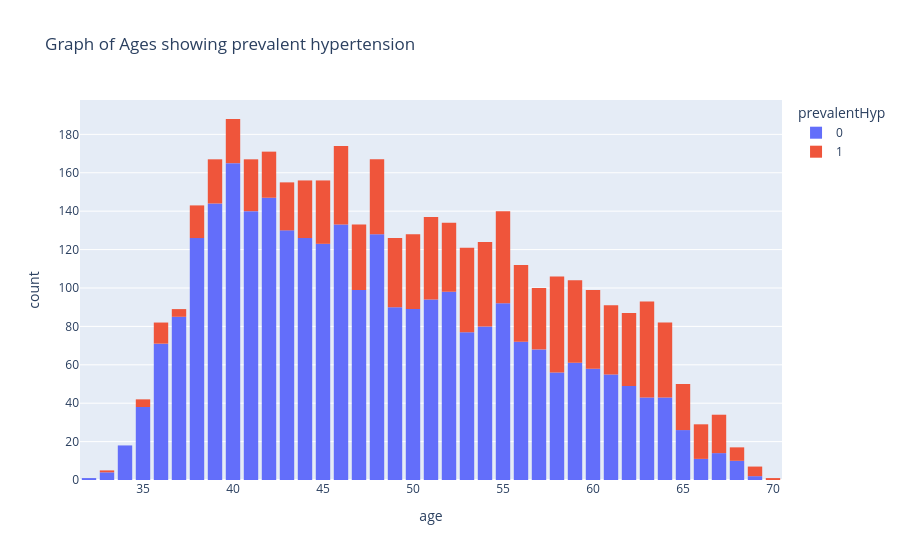

Source (notebook cell):
### Code cell
fig = px.histogram(
    heart_diagnostic,
    x='age',
    color='prevalentHyp',
    title='Graph of Ages showing prevalent hypertension'
)
fig.update_layout(bargap=0.2)
fig.show()

### Figure 1 — Plotly figure (JSON) as saved in the notebook; plotly's stock layout.template omitted (floating-point values rounded to 4 significant figures; data arrays with more than 128 entries replaced by an {"elided": "..."} marker saying what was removed)
{"data": [{"bingroup": "x", "hovertemplate": "prevalentHyp=0<br>age=%{x}<br>count=%{y}<extra></extra>", "legendgroup": "0", "marker": {"color": "#636efa", "pattern": {"shape": ""}}, "name": "0", "orientation": "v", "showlegend": true, "type": "histogram", "x": {"elided": "2866 int values"}, "xaxis": "x", "yaxis": "y"}, {"bingroup": "x", "hovertemplate": "prevalentHyp=1<br>age=%{x}<br>count=%{y}<extra></extra>", "legendgroup": "1", "marker": {"color": "#EF553B", "pattern": {"shape": ""}}, "name": "1", "orientation": "v", "showlegend": true, "type": "histogram", "x": {"elided": "1070 int values"}, "xaxis": "x", "yaxis": "y"}], "layout": {"bargap": 0.2, "barmode": "relative", "legend": {"title": {"text": "prevalentHyp"}, "tracegroupgap": 0}, "title": {"text": "Graph of Ages showing prevalent hypertension"}, "xaxis": {"anchor": "y", "domain": [0, 1], "title": {"text": "age"}}, "yaxis": {"anchor": "x", "domain": [0, 1], "title": {"text": "count"}}}}
